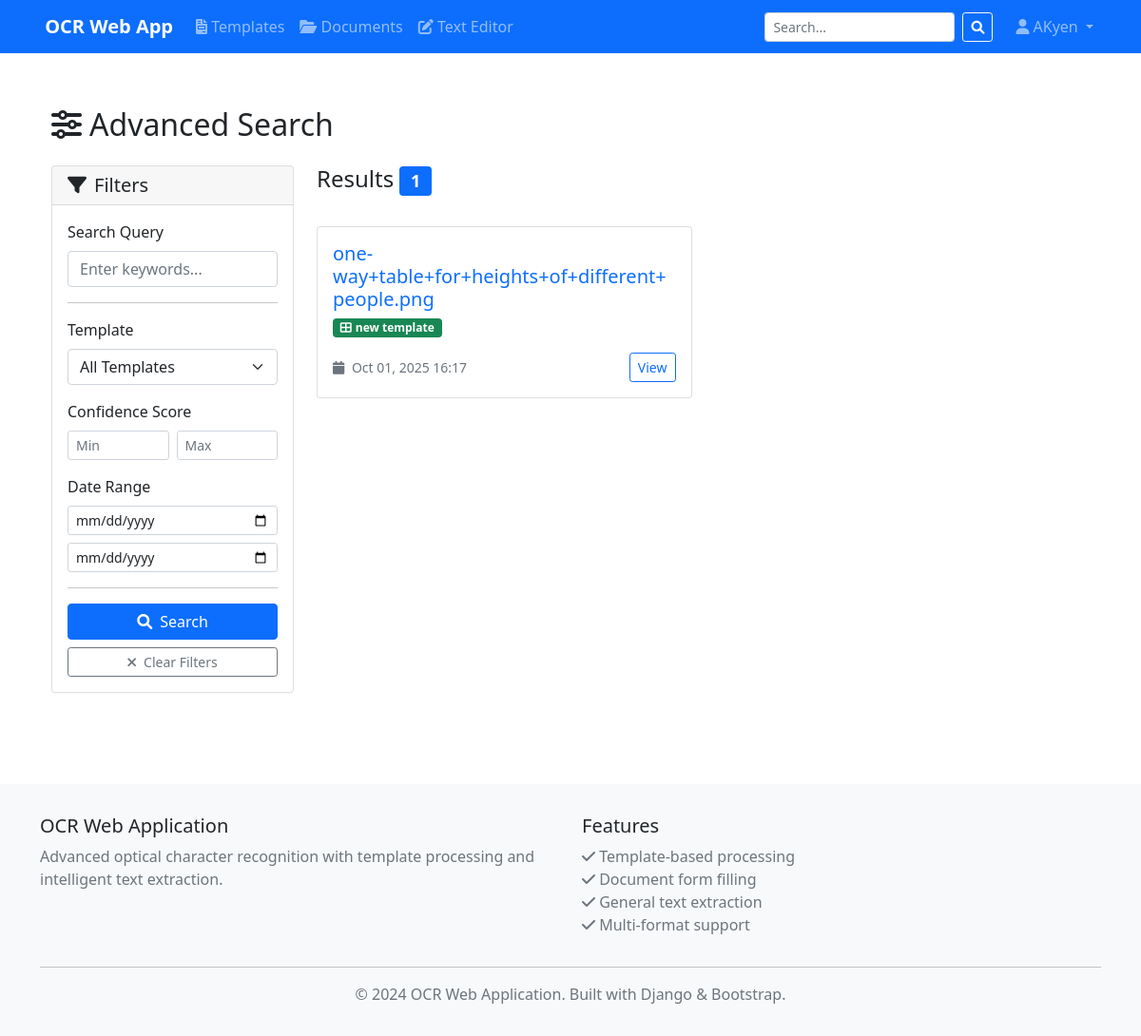
Page /search/advanced/ (signed in) on the earlier database version.
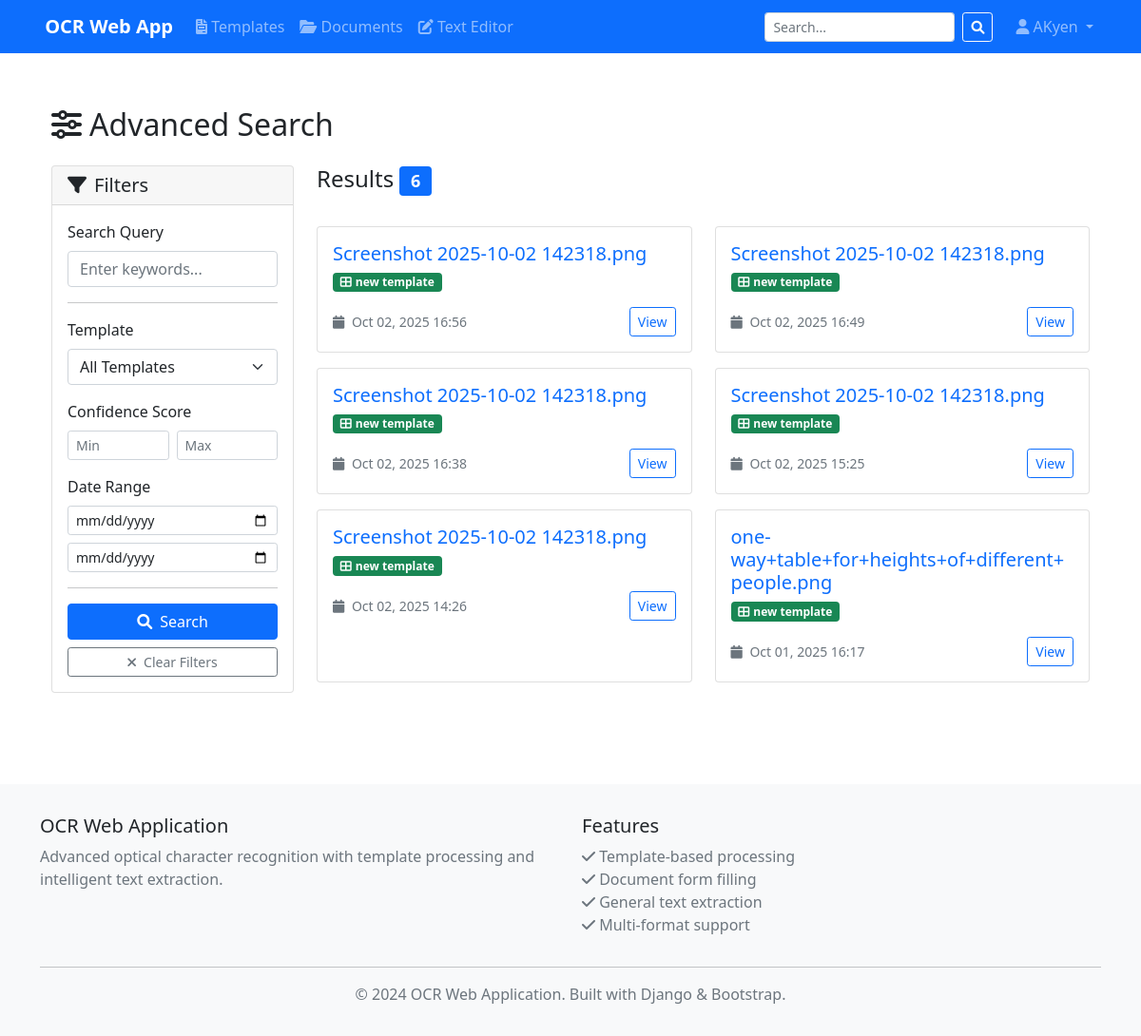
Same page on the later database version.
### documents/models.py (models this page shows, shortened)
class Document(models.Model):
    name = models.CharField(max_length=255, help_text="Document name or identifier")
    file_data = models.BinaryField(null=True, blank=True, help_text="Original document file data (stored in DB)")
    file_name = models.CharField(max_length=255, null=True, blank=True, help_text="Original filename")
    file_type = models.CharField(max_length=50, null=True, blank=True, help_text="File MIME type")
    file_size = models.IntegerField(null=True, blank=True, help_text="File size in bytes")
    file = models.FileField(upload_to='documents/', blank=True, null=True, help_text="Original uploaded document - deprecated")
    template = models.ForeignKey(
        Template,
        on_delete=models.CASCADE,
        null=True,
        blank=True,
        help_text="Template used for structured extraction (optional)"
    )
    extracted_data = models.JSONField(
        default=dict,
        help_text="Extracted structured data based on template fields"
    )
    excel_data = models.BinaryField(null=True, blank=True, help_text="Populated Excel file data (stored in DB)")
    excel_name = models.CharField(max_length=255, null=True, blank=True, help_text="Excel filename")
    excel_file = models.FileField(
        upload_to='documents/excel/',
        blank=True,
        null=True,
        help_text="Populated Excel file with extracted data - deprecated"
    )
    text_version = models.TextField(
        blank=True,
        null=True,
        help_text="Raw extracted text for general OCR mode"
    )
    confidence_score = models.FloatField(
        null=True,
        blank=True,
        help_text="OCR confidence score (0.0 - 1.0)"
    )
    uploaded_by = models.ForeignKey(User, on_delete=models.CASCADE)
    created_at = models.DateTimeField(auto_now_add=True)
    updated_at = models.DateTimeField(auto_now=True)
    PROCESSING_STATUS_CHOICES = [
        ('pending', 'Pending Processing'),
        ('processing', 'Processing'),
        ('completed', 'Processing Complete'),
        ('failed', 'Processing Failed'),
        ('reviewed', 'Human Reviewed'),
    ]
    processing_status = models.CharField(
        max_length=20,
        choices=PROCESSING_STATUS_CHOICES,
        default='pending'
    )
    PROCESSING_TYPE_CHOICES = [
        ('template', 'Template-based Extraction'),
        ('general', 'General Text Extraction'),
    ]
    processing_type = models.CharField(
        max_length=20,
        choices=PROCESSING_TYPE_CHOICES,
        default='general'
    )
    class Meta:
        ordering = ['-created_at']
        verbose_name = "Document"
        verbose_name_plural = "Documents"

### templates/models.py (models this page shows, shortened)
class Template(models.Model):
    name = models.CharField(max_length=255, help_text="Name of the template")
    description = models.TextField(blank=True, null=True, help_text="Description of what this template is for")
    file_data = models.BinaryField(null=True, blank=True, help_text="Original template file data (stored in DB)")
    file_name = models.CharField(max_length=255, null=True, blank=True, help_text="Original filename")
    file_type = models.CharField(max_length=50, null=True, blank=True, help_text="File MIME type")
    file_size = models.IntegerField(null=True, blank=True, help_text="File size in bytes")
    excel_template_data = models.BinaryField(null=True, blank=True, help_text="Generated Excel template (stored in DB)")
    excel_template_name = models.CharField(max_length=255, null=True, blank=True, help_text="Excel template filename")
    visualization_data = models.BinaryField(null=True, blank=True, help_text="Detection visualization image (stored in DB)")
    visualization_name = models.CharField(max_length=255, null=True, blank=True, help_text="Visualization filename")
    file = models.FileField(upload_to='templates/', blank=True, null=True, help_text="Original template file (PDF/image) - deprecated")
    structure = models.JSONField(
        default=dict,
        help_text="JSON structure containing field names, positions, and coordinates"
    )
    created_by = models.ForeignKey(User, on_delete=models.CASCADE, null=True, blank=True)
    created_at = models.DateTimeField(auto_now_add=True)
    updated_at = models.DateTimeField(auto_now=True)
    is_active = models.BooleanField(default=True)
    PROCESSING_STATUS_CHOICES = [
        ('pending', 'Pending Processing'),
        ('processing', 'Processing'),
        ('completed', 'Processing Complete'),
        ('failed', 'Processing Failed'),
    ]
    processing_status = models.CharField(
        max_length=20,
        choices=PROCESSING_STATUS_CHOICES,
        default='pending'
    )
    class Meta:
        ordering = ['-created_at']
        verbose_name = "Template"
        verbose_name_plural = "Templates"

### search/views.py (the view)
# urls.py: path('advanced/', views.advanced_search, name='advanced_search'),
@login_required
def advanced_search(request):
    query = request.GET.get('q', '').strip()
    template_id = request.GET.get('template')
    confidence_min = request.GET.get('confidence_min')
    confidence_max = request.GET.get('confidence_max')
    date_from = request.GET.get('date_from')
    date_to = request.GET.get('date_to')
    is_active = request.GET.get('is_active')
    processing_status = request.GET.get('processing_status')
    context = {
        'query': query,
        'templates': Template.objects.all().order_by('name'),
    }
    documents = Document.objects.all()
    if query:
        search_query = Q(name__icontains=query)
        search_query |= Q(text_version__icontains=query)  # Fixed: text_version not text_content
        search_query |= Q(extracted_data__icontains=query)
        documents = documents.filter(search_query)
    if template_id:
        documents = documents.filter(template_id=template_id)
        context['selected_template'] = template_id
    if confidence_min:
        try:
            documents = documents.filter(confidence_score__gte=float(confidence_min))
            context['confidence_min'] = confidence_min
        except ValueError:
            pass
    if confidence_max:
        try:
            documents = documents.filter(confidence_score__lte=float(confidence_max))
            context['confidence_max'] = confidence_max
        except ValueError:
            pass
    if date_from:
        documents = documents.filter(created_at__gte=date_from)
        context['date_from'] = date_from
    if date_to:
        documents = documents.filter(created_at__lte=date_to)
        context['date_to'] = date_to
    documents = documents.select_related('template', 'uploaded_by')
    documents = documents.order_by('-created_at')
    paginator = Paginator(documents, 20)  # 20 documents per page
    page_number = request.GET.get('page')
    page_obj = paginator.get_page(page_number)
    context['documents'] = page_obj
    context['document_count'] = documents.count()
    return render(request, 'search/advanced_search.html', context)

### templates/search/advanced_search.html (shortened to what the changed rows need)
{% extends 'base/base.html' %}
{% load static %}
{% block content %}
<div class="container py-4">
    <div class="row">
        <div class="col-12">
            <h2 class="mb-4">
                <i class="fas fa-sliders-h me-2"></i>Advanced Search
            </h2>
        </div>
    </div>
    <div class="row">
        <div class="col-lg-9">
            {% if document_count is not None %}
            <div class="d-flex justify-content-between align-items-center mb-4">
                <h4>
                    Results
                    <span class="badge bg-primary">{{ document_count }}</span>
                </h4>
            </div>
            {% if document_count == 0 %}
            <div class="text-center py-5">
                <i class="fas fa-search fa-4x text-muted mb-3"></i>
                <h5>No documents found</h5>
                <p class="text-muted">Try adjusting your filters or search terms</p>
            </div>
            {% else %}
            <div class="row">
                {% for document in documents %}
                <div class="col-md-6 mb-3">
                    <div class="card h-100">
                        <div class="card-body">
                            <h5 class="card-title">
                                <a href="{% url 'documents:document_detail' document.id %}" class="text-decoration-none">
                                    {{ document.name }}
                                </a>
                            </h5>
                            <div class="d-flex gap-2 mb-2 flex-wrap">
                                {% if document.template %}
                                <span class="badge bg-success">
                                    <i class="fas fa-th-large me-1"></i>{{ document.template.name }}
                                </span>
                                {% endif %}
                            </div>
                            <div class="d-flex justify-content-between align-items-center mt-3">
                                <small class="text-muted">
                                    <i class="fas fa-calendar me-1"></i>
                                    {{ document.created_at|date:"M d, Y H:i" }}
                                </small>
                                <a href="{% url 'documents:document_detail' document.id %}" class="btn btn-sm btn-outline-primary">
                                    View
                                </a>
                            </div>
                        </div>
                    </div>
                </div>
                {% endfor %}
            </div>
            {% endif %}
            {% endif %}
        </div>
    </div>
</div>
{% endblock %}

Differences in the rows shown:
added Document: name "Screenshot 2025-10-02 142318.png", template.name "new template", created_at "Oct 02, 2025 16:56"
added Document: name "Screenshot 2025-10-02 142318.png", template.name "new template", created_at "Oct 02, 2025 16:49"
added Document: name "Screenshot 2025-10-02 142318.png", template.name "new template", created_at "Oct 02, 2025 16:38"
added Document: name "Screenshot 2025-10-02 142318.png", template.name "new template", created_at "Oct 02, 2025 15:25"
added Document: name "Screenshot 2025-10-02 142318.png", template.name "new template", created_at "Oct 02, 2025 14:26"
Other differences:
{{ document_count }}: "1" → "6"
